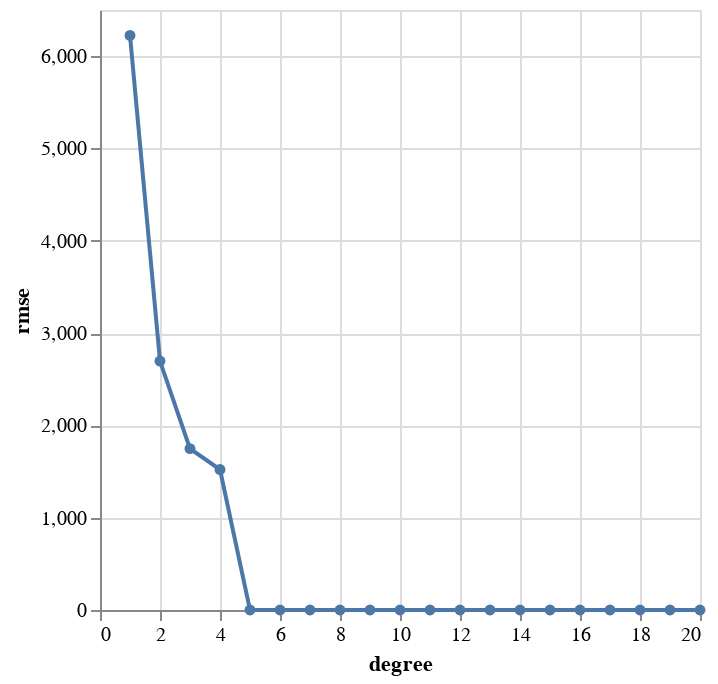

The notebook cell this image was saved under:
### Code cell
# Plot RMSE against model flexibility.
f_plot_rmse_full_dataset(df_results2)
